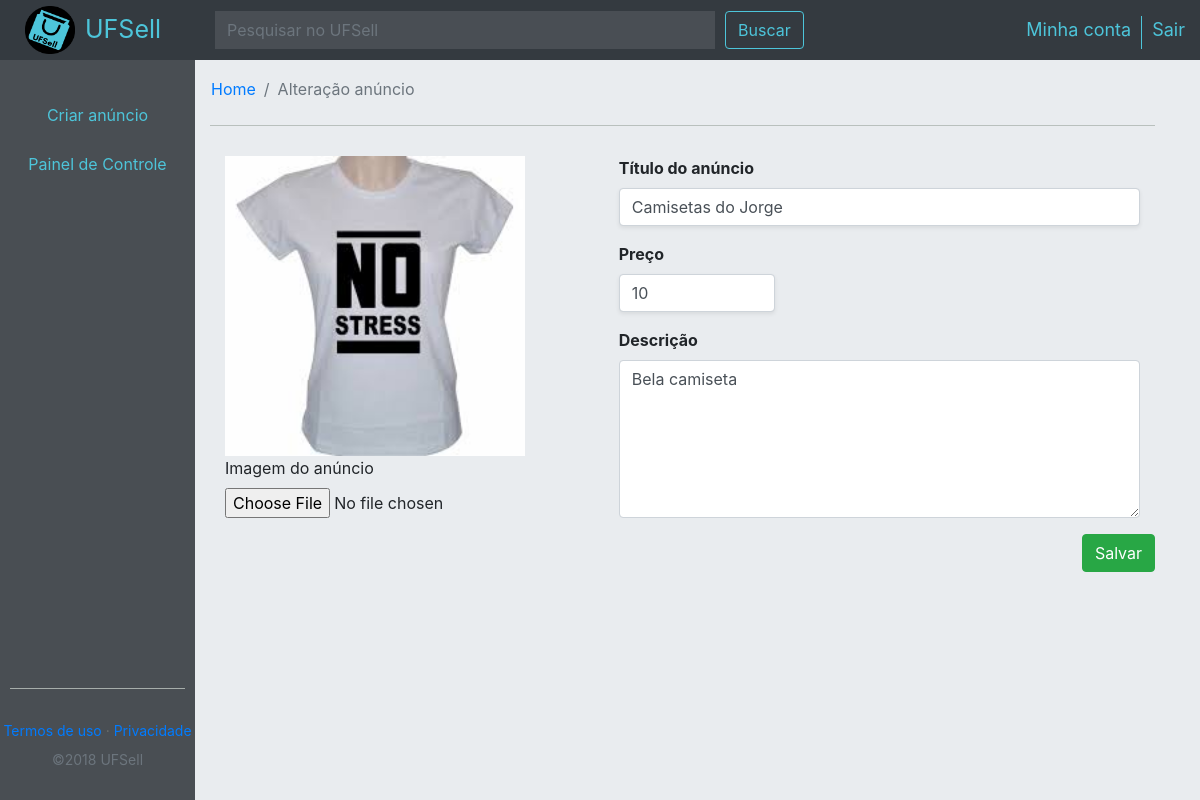
/vendedor/alterar.php?id_prod=1 (signed in), run on the app's committed database.
### tables this page shows
CREATE TABLE IF NOT EXISTS `prod` (
  `id` int(11) NOT NULL,
  `nome` varchar(50) NOT NULL,
  `descr` varchar(500) NOT NULL,
  `preco` float NOT NULL,
  `img` varchar(150) NOT NULL,
  `qt_votos` int(11) NOT NULL,
  `aval` float NOT NULL
);

### vendedor/alterar.php (the view, shortened to what this page needs)
<?php
include('../connection/connection.php');
$script = "SELECT *
FROM prod
WHERE id='".$_GET['id_prod']."';";
$result = $conn->query($script);
$prod = $result->fetch_object();
                ?>
<!DOCTYPE html>
<html lang="pt-br">
    <head>
        <link rel="stylesheet" href="https://stackpath.bootstrapcdn.com/bootstrap/4.1.3/css/bootstrap.min.css">
		<link rel="stylesheet" href="https://cdnjs.cloudflare.com/ajax/libs/font-awesome/4.7.0/css/font-awesome.min.css">
        <link type="text/css" rel="stylesheet" href="../css/comprador.css">
        <link type="text/css" rel="stylesheet" hred="../css/vendedor.css">
    </head>
    <body>
        <nav class="navbar navbar-dark bg-dark flex-md-nowrap p-0">
            <div class="flexCustom d-flex justify-content-start">
                <div class="col-2 col-xl-2 col-lg-2 col-md-2">
                    <div class="d-flex flex-row">
                        <a href="./home.php"><img id="navLogo" src="../img/UFSell.png" alt="logo"></a>
                        <span class="spanUfs align-self-center">UFSell</span>
                    </div>
                </div>
                <div class="col-10 col-xl-10 col-lg-10 col-md-10">
                    <div class="d-flex flex-row justify-content-between">
                        <div class="d-flex justify-content-start">
                            <form action="./busca.php" method="get" id="formBusca">
								<input id="inputNav" class="form-control form-control-dark" name="busca" placeholder="Pesquisar no UFSell" type="text" aria-label="Search">
							</form>
							<button class="btn btn-outline-light" form="formBusca" type="submit">Buscar</button>
                        </div>
                        <div class="d-flex justify-content-end" style="margin-top: 15px;">
                            <div id="nav-itemP" class="nav-item">
                                <a href="./conta.php">Minha conta</a>
                            </div>
                            <div class="nav-item">
                                <a class="" href="./sair.php">Sair</a>
                            </div>
                        </div>
                    </div>
                </div>
            </div>
        </nav>
		<div id="defCol" class="col-12 col-md-12">
                <div id="defRow" class="row">
                    <div id="menu" class="col-2 col-md-2" style="padding-left:0px;">
                        <div class="divWrap">
                            <div id="btn-itemP" class="d-flex justify-content-center">
                                <a class="btn btn-light btnBorder" href="./adicionar.php">Criar anúncio</a>
                            </div>
                            <div class="d-flex justify-content-center">
                                <a class="btn btn-light btnBorder" href="./painel.php">Painel de Controle</a>
                            </div>
                        </div>
						<div class="footer">
                            <div class="hrFooter">
                                <hr>
                            </div>
							<div id="textFooter" class="row">
								<a href="#">Termos de uso</a>
								<label style="color: #6c706e;">&nbsp&middot&nbsp</label>
								<a href="#">Privacidade</a>
							</div>
							<div class="row" style="margin-bottom: 30px;">
								<span id="foot" class="text-muted">©2018 UFSell</span>
							</div>
						</div>
                    </div>
                    <div id="conteudo" class="col-10 col-md-10">
						<nav aria-label="breadcrumb" style="margin-top:5px; margin-left: -15px;">
							<ol class="breadcrumb">
						    	<li class="breadcrumb-item"><a href="./home.php">Home</a></li>
					    		<li class="breadcrumb-item active" aria-current="page">Alteração anúncio</li>
							</ol>
						</nav>
						<div class="colD">
							<div class="top" style="margin-top: 30px;">
                                <form id="formAnuncio" class="" method="post">
                                    <div class="col-12 col-md-12">
                                        <div class="row">
                                            <div class="col-5 col-md-5">
                                                <div class="form-group">
                                                    <img id="photo" src="../img/<?php echo $prod->img; ?>" class="img-rounded" width="300px" height="300px">
                                                    <br>
                                                    <label for="comment">Imagem do anúncio<span class="ast"></span> </label>
                                                    <input type="file" name="file" id="file" required/>
                                                </div>
                                            </div>
                                            <div class="col-7 col-md-7">
                                                <div class="">
                                                    <div class="form-group">
                                                        <label class="divnome" style="font-weight: bold;">Título do anúncio</label>
                                                        <input type="text" class="form-control shadow-sm" name="inputTitu" value="<?php echo $prod->nome; ?>" maxlength="50" required>
                                                    </div>
                                                    <div class="form-group" style="width: 30%;">
                                                        <label class="divpreco" style="font-weight: bold;">Preço</label>
                                                        <input type="text" class="form-control shadow-sm" name="inputPrec" value="<?php echo $prod->preco; ?>" required>
                                                    </div>
                                                </div>
                                                <div class="">
                                                    <div class="form-group">
                                                        <label class="divdesc" style="font-weight: bold;">Descrição</label>
                                                        <textarea type="text" name="inputDesc" class="form-control" rows="6" required maxlength="500" id="description" placeholder="Insira a descrição do anúncio"><?php echo $prod->descr; ?></textarea>
                                                    </div>
                                                </div>
                                            </div>
                                        </div>
                                    </div>
                                    <div class="d-flex justify-content-end">
                                        <button class="btn btn-success" name="salvar">Salvar</button>
                                    </div>
                                </form>
							</div>
						</div>
                    </div>
                </div>
            </div>
    </body>
</html>

### css/comprador.css (style rules this page uses)
html, body { position: relative; height: 100%; }
body { height: 100%; width: 100%; background-color:#e9ecef; }
nav { width: 100%; height: 60px; }
#navLogo { margin-top: 5px; margin-bottom: 5px; margin-left: 10px; margin-right: 10px; width: 50px; }
.flexCustom { width: 100%; }
#inputNav { margin-top: 10px; width: 500px; }
.nav-item { font-size: 18px; margin-left: 10px; }
#nav-itemP { padding-right: 10px; border-right: 1px solid; border-color: #4dc5da; }
.nav-item > a { color: #4dc5da; text-decoration: none; }
.spanUfs { color:#4dc5da; font-size: 25px; }
.btn-outline-light { margin-left: 10px; margin-top: 10px; height: 38px; color: #4dc5da; border-color: #4dc5da; }
.navbar .form-control { border-width: 0; border-radius: 0; }
.form-control-dark { color: #fff; background-color: rgba(255, 255, 255, .1); border-color: rgba(255, 255, 255, .1); }
#defCol { width: 100%; height: calc(100% - 60px); }
#defRow { width: 100%; height: 100%; }
.btn-light { background-color: #494e53; color: #4dc5da; padding-top: 12.5px; padding-bottom: 12.5px; border: none; border-radius: 0; width: 100%; }
#btn-itemP { margin-top: 30px; }
hr { width: 90%; background-color: #b9c0bd; }
.footer { width: 100%; }
.footer > .row { margin: 0px; font-size: 14px; display: flex; justify-content: center; }
#conteudo { background-color:#e9ecef; }
.colD { display: block; -webkit-hyphens: auto; -moz-hyphens: auto; -ms-hyphens: auto; hyphens: auto; width: 100%; border-top: 1px solid #000000; border-color: #b9c0bd; }
#menu { padding: 0px; background-color: #494e53 !important; display: flex; flex-direction: column; height: 100%; width: 100%; z-index: 100; }
.divWrap { display: flex; flex-direction: column; flex: 1 0 auto; background-color: #494e53; }
.hrFooter { padding-top: 15px; padding-bottom: 15px; background-color: #494e53; }
.footer { display: flex; flex-direction: column; height: 143px; width: 100%; flex-shrink: 0; background-color: #494e53; }

### data on the page
prod: img (picture), inputTitu "Camisetas do Jorge", inputPrec "10", inputDesc "Bela camiseta"
